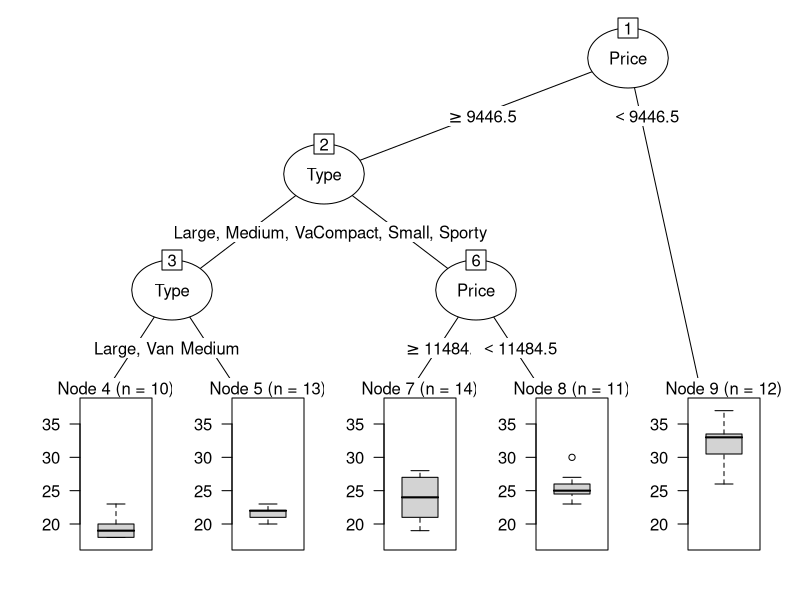
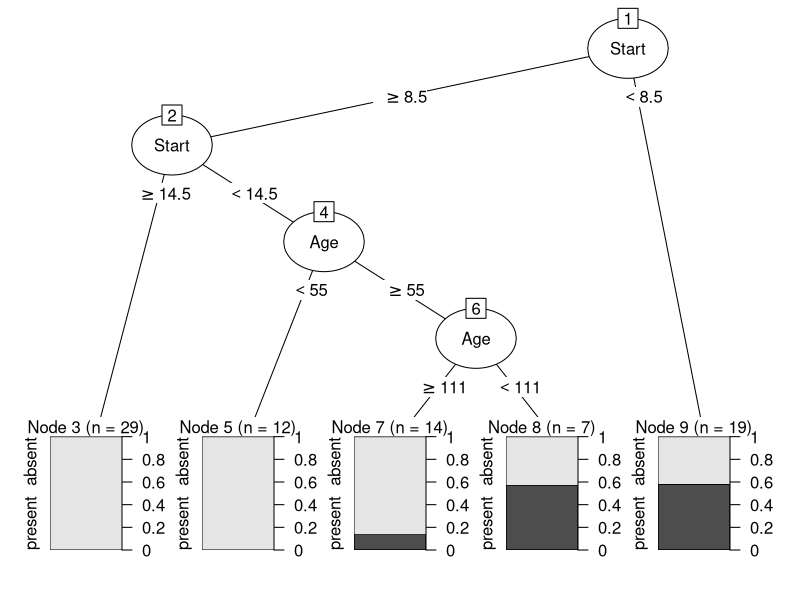
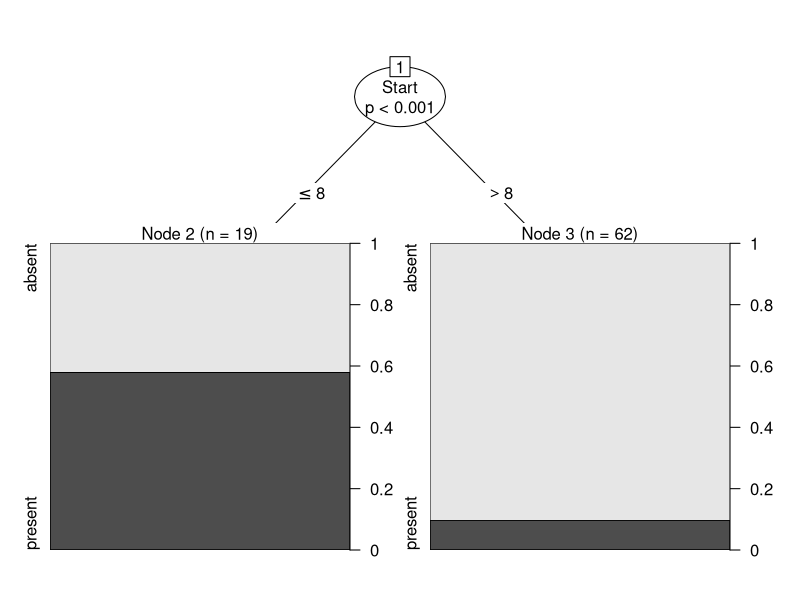

Here is the R script that generated these plots, in order:
# Exercise 11

# Assignment 1-a
library(rpart)
?cu.summary
head(cu.summary)
length(cu.summary)

tree <- rpart(Mileage~Price+Country+Reliability+Type, data=cu.summary, method='anova')

# Assignment 1-b
tree
library(partykit)
plot(as.party(tree))
# Price and Type are used to explain Milage

# Assignment 1-c
# The cheapest cars, has the highest Milage no matter the type. (they are all small, sporty and compact though)
# Cars of types Large, Van and Medium have the worst milage
# Cars of type Small, Sporty and Compact that are cheaper, have worse Milage

# Assignment 2-a
tree <- rpart(Kyphosis~Age+Number+Start, data=kyphosis, method='class')
tree2 <- partykit::ctree(Kyphosis~Age+Number+Start, data=kyphosis)

# Assignment 2-b
tree
plot(as.party(tree))

tree2
plot(tree2)
# Start and Age are used to explain Kyphosis presence with rpart

# Only start is used to explain Kyphosis presence with ctree

# Assignment 2-c
# This is the explanation when creating the tree using rpart
# The lower the number where surgery started (Start), the higher the probability of kyphosis being preset after operation
# The higher the age, the higher the probability of kyphosis being present after surgery. No presence if age is lower than 55
